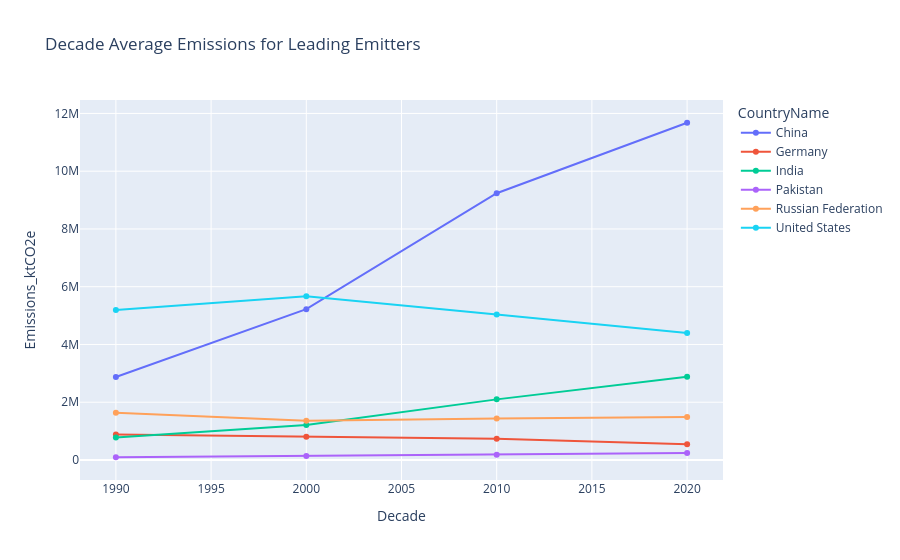

The cell this chart's notebook holds for it:
### Markdown cell above
The gap between the top emitters and the smallest emitters in 2028 is enormous. This comparison highlights the disparity in energy combustion emissions across countries.

### Code cell
# Comparison 2: decade averages for selected countries
selected = ['China', 'United States', 'India', 'Russian Federation', 'Germany', 'Pakistan']
selected_df = df[df['CountryName'].isin(selected)].copy()
selected_df['Decade'] = (selected_df['Year'] // 10) * 10
decade_avg = selected_df.groupby(['Decade', 'CountryName'])['Emissions_ktCO2e'].mean().reset_index()
fig = px.line(decade_avg, x='Decade', y='Emissions_ktCO2e', color='CountryName', markers=True, title='Decade Average Emissions for Leading Emitters')
fig.show()

### Figure 1 — Plotly figure (JSON) as saved in the notebook; plotly's stock layout.template omitted (floating-point values rounded to 4 significant figures)
{"data": [{"hovertemplate": "CountryName=China<br>Decade=%{x}<br>Emissions_ktCO2e=%{y}<extra></extra>", "legendgroup": "China", "line": {"color": "#636efa", "dash": "solid"}, "marker": {"symbol": "circle"}, "mode": "lines+markers", "name": "China", "orientation": "v", "showlegend": true, "type": "scatter", "x": [1990, 2000, 2010, 2020], "xaxis": "x", "y": [2874000.0, 5221000.0, 9236000.0, 11680000.0], "yaxis": "y"}, {"hovertemplate": "CountryName=Germany<br>Decade=%{x}<br>Emissions_ktCO2e=%{y}<extra></extra>", "legendgroup": "Germany", "line": {"color": "#EF553B", "dash": "solid"}, "marker": {"symbol": "circle"}, "mode": "lines+markers", "name": "Germany", "orientation": "v", "showlegend": true, "type": "scatter", "x": [1990, 2000, 2010, 2020], "xaxis": "x", "y": [882600.0, 803000.0, 734800.0, 548000.0], "yaxis": "y"}, {"hovertemplate": "CountryName=India<br>Decade=%{x}<br>Emissions_ktCO2e=%{y}<extra></extra>", "legendgroup": "India", "line": {"color": "#00cc96", "dash": "solid"}, "marker": {"symbol": "circle"}, "mode": "lines+markers", "name": "India", "orientation": "v", "showlegend": true, "type": "scatter", "x": [1990, 2000, 2010, 2020], "xaxis": "x", "y": [779300.0, 1209000.0, 2099000.0, 2880000.0], "yaxis": "y"}, {"hovertemplate": "CountryName=Pakistan<br>Decade=%{x}<br>Emissions_ktCO2e=%{y}<extra></extra>", "legendgroup": "Pakistan", "line": {"color": "#ab63fa", "dash": "solid"}, "marker": {"symbol": "circle"}, "mode": "lines+markers", "name": "Pakistan", "orientation": "v", "showlegend": true, "type": "scatter", "x": [1990, 2000, 2010, 2020], "xaxis": "x", "y": [93940.0, 138500.0, 179600.0, 244500.0], "yaxis": "y"}, {"hovertemplate": "CountryName=Russian Federation<br>Decade=%{x}<br>Emissions_ktCO2e=%{y}<extra></extra>", "legendgroup": "Russian Federation", "line": {"color": "#FFA15A", "dash": "solid"}, "marker": {"symbol": "circle"}, "mode": "lines+markers", "name": "Russian Federation", "orientation": "v", "showlegend": true, "type": "scatter", "x": [1990, 2000, 2010, 2020], "xaxis": "x", "y": [1633000.0, 1359000.0, 1436000.0, 1487000.0], "yaxis": "y"}, {"hovertemplate": "CountryName=United States<br>Decade=%{x}<br>Emissions_ktCO2e=%{y}<extra></extra>", "legendgroup": "United States", "line": {"color": "#19d3f3", "dash": "solid"}, "marker": {"symbol": "circle"}, "mode": "lines+markers", "name": "United States", "orientation": "v", "showlegend": true, "type": "scatter", "x": [1990, 2000, 2010, 2020], "xaxis": "x", "y": [5197000.0, 5666000.0, 5040000.0, 4400000.0], "yaxis": "y"}], "layout": {"legend": {"title": {"text": "CountryName"}, "tracegroupgap": 0}, "title": {"text": "Decade Average Emissions for Leading Emitters"}, "xaxis": {"anchor": "y", "domain": [0, 1], "title": {"text": "Decade"}}, "yaxis": {"anchor": "x", "domain": [0, 1], "title": {"text": "Emissions_ktCO2e"}}}}
